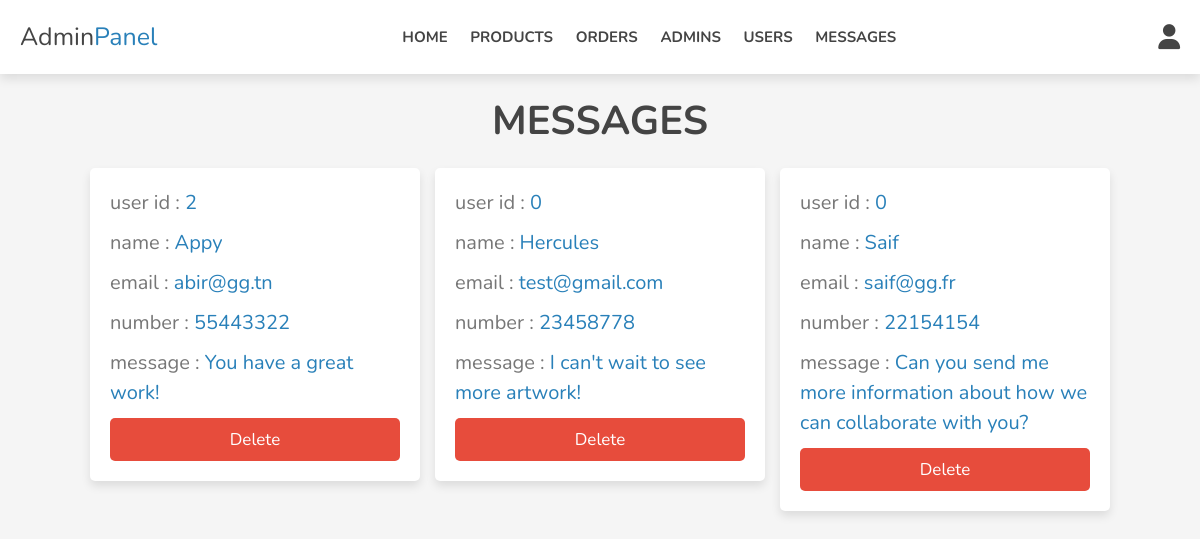
The page /admin/messages.php (signed in) on the database its author committed.
### tables this page shows
CREATE TABLE `messages` (
  `id` int(100) NOT NULL,
  `user_id` int(100) NOT NULL,
  `name` varchar(100) NOT NULL,
  `email` varchar(100) NOT NULL,
  `number` varchar(12) NOT NULL,
  `message` varchar(500) NOT NULL
);

### admin/messages.php (the view, shortened to what this page needs)
<?php
include '../components/connect.php';
?>
<!DOCTYPE html>
<html lang="en">
<head>
   <link rel="stylesheet" href="https://cdnjs.cloudflare.com/ajax/libs/font-awesome/6.1.1/css/all.min.css">
 <link rel="stylesheet" href="../css/admin_style.css?<?php echo time(); ?>">
</head>
<body>
<?php include '../components/admin_header.php'; ?>
<section class="contacts">
<h1 class="heading">messages</h1>
<div class="box-container">
   <?php
      $select_messages = $conn->prepare("SELECT * FROM `messages`");
      $select_messages->execute();
      if($select_messages->rowCount() > 0){
         while($fetch_message = $select_messages->fetch(PDO::FETCH_ASSOC)){
   ?>
   <div class="box">
   <p> user id : <span><?= $fetch_message['user_id']; ?></span></p>
   <p> name : <span><?= $fetch_message['name']; ?></span></p>
   <p> email : <span><?= $fetch_message['email']; ?></span></p>
   <p> number : <span><?= $fetch_message['number']; ?></span></p>
   <p> message : <span><?= $fetch_message['message']; ?></span></p>
   <a href="messages.php?delete=<?= $fetch_message['id']; ?>" onclick="return confirm('delete this message?');" class="delete-btn">delete</a>
   </div>
   <?php
         }
      }else{
         echo '<p class="empty">you have no messages</p>';
      }
   ?>
</div>
</section>
</body>
</html>

### css/admin_style.css (style rules this page uses)
:root { --main-color:#2980b9; --orange:#f39c12; --red:#e74c3c; --black:#444; --white:#fff; --light-color:#777; --light-bg:#f5f5f5; --border:.2rem solid var(--black); --box-shadow:0 .5rem 1rem rgba(0,0,0,.1); }
* { font-family: 'Nunito', sans-serif; margin:0; padding:0; box-sizing: border-box; outline: none; border:none; text-decoration: none; }
html { font-size: 62.5%; overflow-x: hidden; }
body { background-color: var(--light-bg); }
section { padding:2rem; max-width: 1200px; margin:0 auto; }
.heading { font-size: 4rem; color:var(--black); margin-bottom: 2rem; text-align: center; text-transform: uppercase; }
.btn, .delete-btn, .option-btn { display: block; width: 100%; margin-top: 1rem; border-radius: .5rem; padding:1rem 3rem; font-size: 1.7rem; text-transform: capitalize; color:var(--white); cursor: pointer; text-align: center; }
.delete-btn { background-color: var(--red); }
.contacts .box-container { display: grid; grid-template-columns: repeat(auto-fit, 33rem); gap:1.5rem; align-items: flex-start; justify-content: center; }
.contacts .box-container .box { padding:2rem; padding-top: 1rem; border-radius: .5rem; background-color: var(--white); box-shadow: var(--box-shadow); }
.contacts .box-container .box p { line-height: 1.5; font-size: 2rem; color:var(--light-color); margin:1rem 0; }
.contacts .box-container .box p span { color:var(--main-color); }
a { text-decoration: none !important; }

### rows shown on the page
messages: user "2", name "Appy", email "abir@gg.tn", number "55443322", message "You have a great work!"
messages: user "0", name "Hercules", email "test@gmail.com", number "23458778", message "I can't wait to see more artwork!"
messages: user "0", name "Saif", email "saif@gg.fr", number "22154154", message "Can you send me more information about how we can collaborate with you?"
